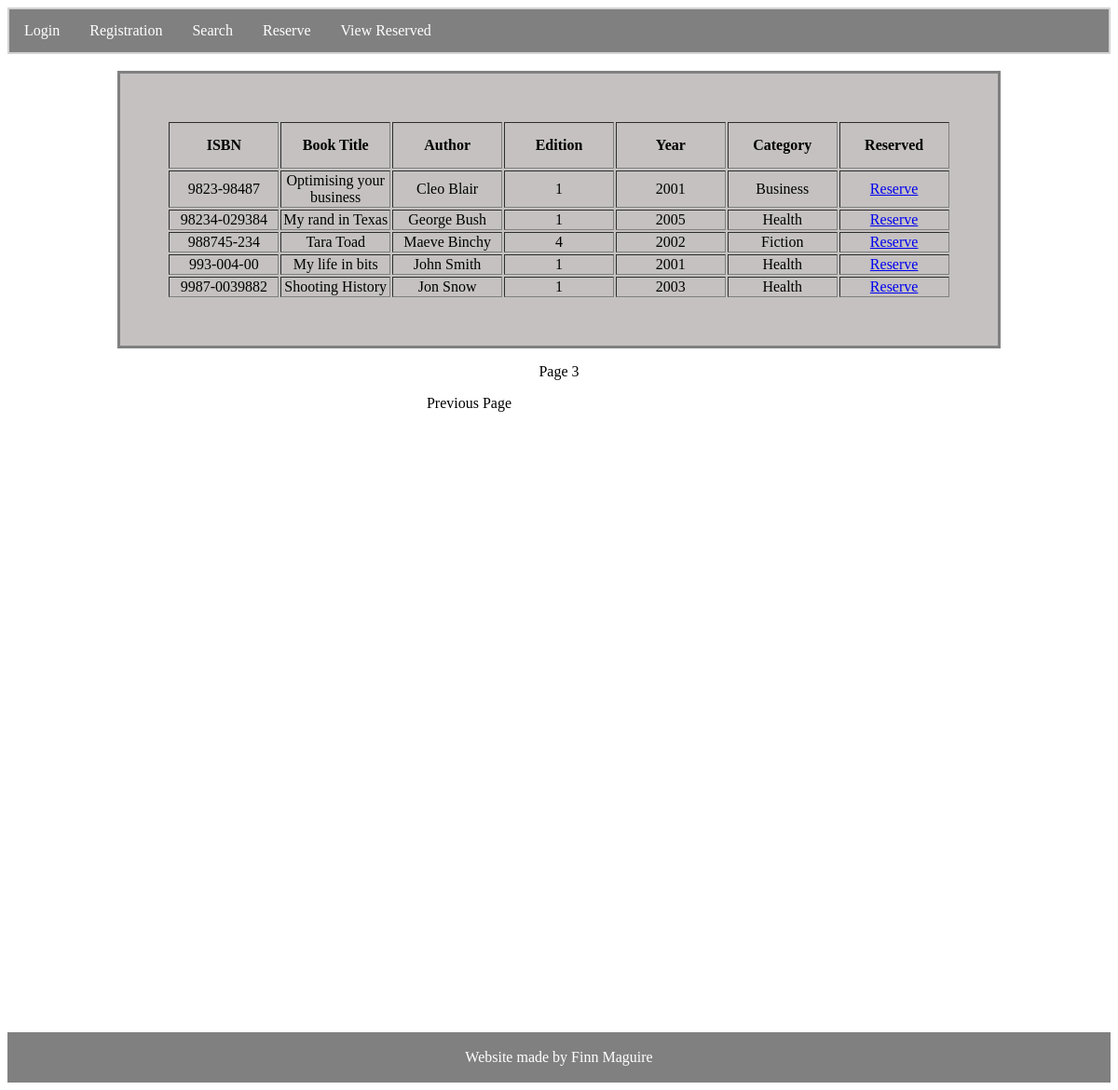
Page /reserve.php?&pagenum=3 (signed in) on the committed database.
### tables this page shows
CREATE TABLE `books` (
  `ISBN` varchar(20) NOT NULL,
  `BookTitle` varchar(30) NOT NULL,
  `Author` varchar(30) NOT NULL,
  `Edition` int(2) NOT NULL,
  `Year` int(4) NOT NULL,
  `Category` varchar(3) NOT NULL,
  `Reserved` varchar(1) NOT NULL
);

CREATE TABLE `categories` (
  `CategoryID` varchar(3) NOT NULL,
  `CategoryName` varchar(20) NOT NULL
);

### reserve.php (the view, shortened to what this page needs)
<html>
    <head>
        <link rel = "stylesheet" type = "text/css" href = "site.css">
    </head>
    <body>
        <nav>
            <ul>
                <li> <a href = "login.php" > Login </a> </li>
                <li> <a href = "registration.php" > Registration </a> </li>
                <li> <a href = "search.php?pagenum=1" > Search </a> </li>
                <li> <a href = "reserve.php" > Reserve </a> </li>
                <li> <a href = "viewreserved.php" > View Reserved </a> </li>
            </ul>
        </nav>
        <br>
<?php
include "db.php";
if (isset($_GET['pagenum']) && $_GET['pagenum']!= "")
{
    $pageNum = $_GET['pagenum'];
}
else
{
    $pageNum = 1;
}
$displayPage = 5;
$newPage = ($pageNum - 1) * $displayPage;
$totalPages = Pagination($conn, $displayPage);
$sql = "SELECT * FROM books WHERE Reserved = 'N' LIMIT $newPage, $displayPage";
$result = $conn->query($sql);
if (isset($result))
{
    if ($result != false && $result-> num_rows > 0)
    {
        echo "<table class = 'table' border='1'>";
        echo "<tr class = 'table'><th>ISBN</th>
            <th>Book Title</th>
            <th>Author</th>
            <th>Edition</th>
            <th>Year</th>
            <th>Category</th>
            <th>Reserved</th>";
        while ($row = $result->fetch_assoc())
        {
            echo "<tr><td>";
            echo $row["ISBN"];
            echo "</td><td>";
            echo $row["BookTitle"];
            echo "</td><td>";
            echo $row["Author"];
            echo "</td><td>";
            echo $row["Edition"];
            echo "</td><td>";
            echo $row["Year"];
            echo "</td><td>";
            $CategoryList = "SELECT CategoryName FROM Categories WHERE CategoryID = '$row[Category]'";
            $result1 = $conn->query($CategoryList);
            $row1 = $result1->fetch_assoc();
            echo $row1["CategoryName"];
            echo "</td><td>";
            echo '<a class = "btn btn-success" href = "reserve.php?ISBN=' . $row['ISBN'] . '&Username='.$_SESSION['Name'].'"> Reserve </a> </td>';
            echo "</tr\n>";
        }
        echo "</table>";
        displayPagination($pageNum, $totalPages);
    }
    else
    {
        echo "<p class = 'message'> There are currently no books available to reserve </p> <br>";
    }
}
function Pagination($conn, $displayPage)
{
    $sql = "SELECT COUNT(*) As totalRows FROM Books WHERE Reserved = 'N'";
    $result = $conn->query($sql);
    $totalRows = $result->fetch_assoc();
    $totalRows = $totalRows['totalRows'];
    $totalPages = ceil ($totalRows / $displayPage);
    return $totalPages;
}
function displayPagination($pageNum, $totalPages)
{
    $prev = $pageNum - 1;
    if ($totalPages != 0)
    {
        echo "<p id = 'pageNum'>Page $pageNum</p>";
        if ($pageNum != 1)
        {
            echo "<a class = 'prev'  href='?". http_build_query($_GET) ."&pagenum=$prev'>Previous Page</a>";
        }
    }
}
?>
<footer>
  <p>Website made by Finn Maguire</p>
</footer>
</body>
</html>

### site.css (style rules this page uses)
.table { table-layout: fixed; border: grey solid; width: 80%; height: 50px; text-align: center; margin: auto; background:rgb(197, 193, 193); padding:50px; }
nav { text-align: center; border: 2px lightgrey solid; }
ul { list-style-type: none; margin: 0; padding: 0; overflow: hidden; background-color: grey; }
li { float: left; }
li a { display: block; color: white; text-align: center; padding: 14px 16px; text-decoration: none; }
footer { margin-top: 700px; text-align: center; padding: 2px; background-color: grey; color: white; }
.prev { display: block; float:left; padding-left: 38%; color: black; text-align: center; text-decoration: none; margin:auto; }
#pageNum { text-align: center; }

### rows in the picture
books: ISBN "9823-98487", BookTitle "Optimising your business", Author "Cleo Blair", Edition "1", Year "2001", Category.CategoryName "Business"
books: ISBN "98234-029384", BookTitle "My rand in Texas", Author "George Bush", Edition "1", Year "2005", Category.CategoryName "Health"
books: ISBN "988745-234", BookTitle "Tara Toad", Author "Maeve Binchy", Edition "4", Year "2002", Category.CategoryName "Fiction"
books: ISBN "993-004-00", BookTitle "My life in bits", Author "John Smith", Edition "1", Year "2001", Category.CategoryName "Health"
books: ISBN "9987-0039882", BookTitle "Shooting History", Author "Jon Snow", Edition "1", Year "2003", Category.CategoryName "Health"

### other values in the picture
$pageNum "3"
